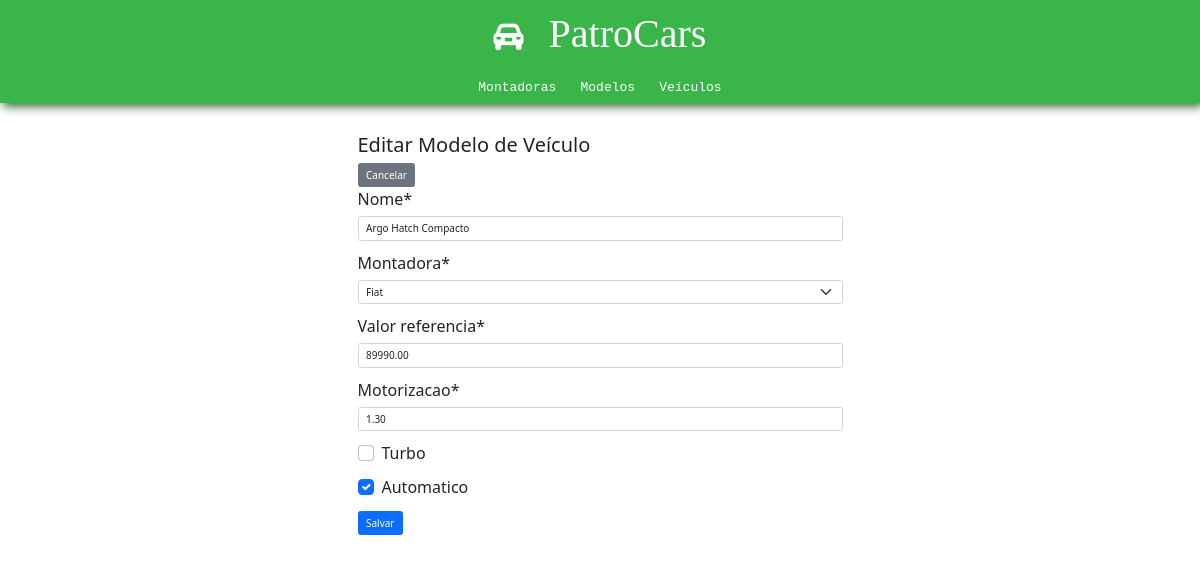
/patrocars/modelos/editar/01JAE1FN7533WG4WRNSMM9VPRW/, run on the app's committed database.
### patrocars/models.py (models this page shows, shortened)
class ModelosDeVeiculos(models.Model):
    id = models.CharField(primary_key=True, default=ulid.new, editable=False, max_length=26)
    nome = models.CharField(max_length=100)
    montadora = models.ForeignKey(Montadora, on_delete=models.CASCADE)
    valor_referencia = models.DecimalField(max_digits=10, decimal_places=2)
    motorizacao = models.DecimalField(max_digits=4, decimal_places=2)
    turbo = models.BooleanField(default=False)
    automatico = models.BooleanField(default=False)

class Montadora(models.Model):
    id = models.CharField(primary_key=True, default=ulid.new, editable=False, max_length=26)
    nome = models.CharField(max_length=100)
    pais = models.CharField(max_length=100)
    ano_fundacao = models.IntegerField()
    def __str__(self):
        return self.nome

### patrocars/views.py (the view)
# urls.py: path('modelos/editar/<str:modelo_id>/', views.editar_modelo, name='editar_modelo'),
def editar_modelo(request, modelo_id):
    modelo = get_object_or_404(ModelosDeVeiculos, id=modelo_id)
    if request.method == 'POST':
        form = ModelosDeVeiculosForm(request.POST, instance=modelo)
        if form.is_valid():
            form.save()
            return redirect('patrocars:detalhe_modelo', modelo_id=modelo.id)
    else:
        form = ModelosDeVeiculosForm(instance=modelo)
    return render(request, 'patrocars/modelos/editar_modelo.html', {'form': form, 'modelo': modelo})

### patrocars/forms.py
class ModelosDeVeiculosForm(forms.ModelForm):
    class Meta:
        model = ModelosDeVeiculos
        fields = ['nome', 'montadora', 'valor_referencia', 'motorizacao', 'turbo', 'automatico']

### patrocars/templates/patrocars/modelos/editar_modelo.html (shortened to what this page needs)
{% include 'patrocars/partials/head.html' %}
{% load crispy_forms_tags %}
<body>
    {% include 'patrocars/partials/header.html' %}
    <div class="container-sm mt-5" style="width: 500px;">
        <h2>Editar Modelo de Veículo</h2>
        <button class="btn btn-secondary"><a href="{% url 'patrocars:detalhe_modelo' modelo.id %}">Cancelar</a></button>
        <form method="post">
            {{ form|crispy }}
            <button type="submit" class="btn btn-primary">Salvar</button>
        </form>
    </div>
</body>
</html>

### patrocars/static/patrocars/css/style.css (style rules this page uses)
* { margin: 0; padding: 0; box-sizing: border-box; }
html { font-size: 62.5%; }
body { font-size: 1.6rem; }
a { text-decoration: none; color: white; }

### data on the page
ModelosDeVeiculos: nome "Argo Hatch Compacto", montadora "Fiat", valor_referencia "89990.00", motorizacao "1.30", automatico "☑"
